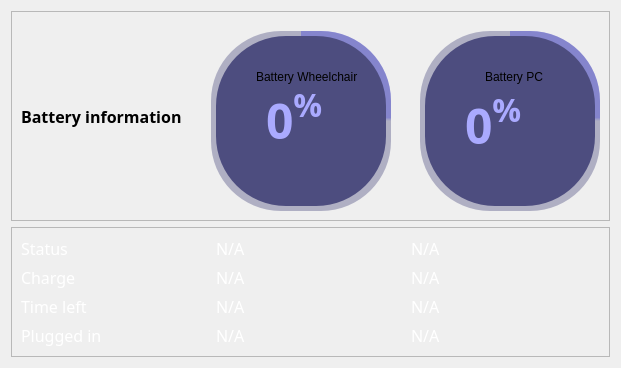
            <widget class="QWidget" name="battery_page">
             <layout class="QVBoxLayout" name="verticalLayout_6">
              <item>
               <widget class="QFrame" name="info">
                <property name="frameShape">
                 <enum>QFrame::StyledPanel</enum>
                </property>
                <property name="frameShadow">
                 <enum>QFrame::Raised</enum>
                </property>
                <layout class="QHBoxLayout" name="horizontalLayout_9">
                 <item>
                  <widget class="QLabel" name="label_18">
                   <property name="font">
                    <font>
                     <family>Lucida Sans</family>
                     <pointsize>12</pointsize>
                     <weight>75</weight>
                     <bold>true</bold>
                    </font>
                   </property>
                   <property name="text">
                    <string>Battery information</string>
                   </property>
                  </widget>
                 </item>
                 <item>
                  <widget class="QLabel" name="label_47">
                   <property name="text">
                    <string/>
                   </property>
                   <property name="pixmap">
                    <pixmap>C:/Users/aurax/.designer/backup/icons/wheelchair.png</pixmap>
                   </property>
                  </widget>
                 </item>
                 <item>
                  <widget class="QFrame" name="battery_wheelchair">
                   <property name="minimumSize">
                    <size>
                     <width>190</width>
                     <height>190</height>
                    </size>
                   </property>
                   <property name="maximumSize">
                    <size>
                     <width>190</width>
                     <height>190</height>
                    </size>
                   </property>
                   <widget class="QFrame" name="circularProgress_3">
                    <property name="geometry">
                     <rect>
                      <x>10</x>
                      <y>10</y>
                      <width>180</width>
                      <height>180</height>
                     </rect>
                    </property>
                    <property name="maximumSize">
                     <size>
                      <width>180</width>
                      <height>180</height>
                     </size>
                    </property>
                    <property name="styleSheet">
                     <string notr="true">QFrame{
border-radius: 70px;
background-color: qconicalgradient(cx:0.5, cy:0.5, angle:90, stop:0.750 rgba(255, 0, 128, 0), stop:0.75705 rgba(170, 170, 255, 255));
}</string>
                    </property>
                    <property name="frameShape">
                     <enum>QFrame::NoFrame</enum>
                    </property>
                    <property name="frameShadow">
                     <enum>QFrame::Raised</enum>
                    </property>
                   </widget>
                   <widget class="QFrame" name="circularBg_3">
                    <property name="geometry">
                     <rect>
                      <x>10</x>
                      <y>10</y>
                      <width>180</width>
                      <height>180</height>
                     </rect>
                    </property>
                    <property name="maximumSize">
                     <size>
                      <width>180</width>
                      <height>180</height>
                     </size>
                    </property>
                    <property name="styleSheet">
                     <string notr="true">QFrame{
border-radius: 70px;
background-color: rgba(77, 77, 127,100);
}</string>
                    </property>
                    <property name="frameShape">
                     <enum>QFrame::NoFrame</enum>
                    </property>
                    <property name="frameShadow">
                     <enum>QFrame::Raised</enum>
                    </property>
                   </widget>
                   <widget class="QFrame" name="container_3">
                    <property name="geometry">
                     <rect>
                      <x>15</x>
                      <y>15</y>
                      <width>170</width>
                      <height>170</height>
                     </rect>
                    </property>
                    <property name="maximumSize">
                     <size>
                      <width>170</width>
                      <height>170</height>
                     </size>
                    </property>
                    <property name="styleSheet">
                     <string notr="true">QFrame{
	border-radius:70px;
	background-color: rgb(77, 77, 127);
}</string>
                    </property>
                    <property name="frameShape">
                     <enum>QFrame::StyledPanel</enum>
                    </property>
                    <property name="frameShadow">
                     <enum>QFrame::Raised</enum>
                    </property>
                    <widget class="QLabel" name="label_percentage_3">
                     <property name="geometry">
                      <rect>
                       <x>50</x>
                       <y>50</y>
                       <width>70</width>
                       <height>70</height>
                      </rect>
                     </property>
                     <property name="minimumSize">
                      <size>
                       <width>70</width>
                       <height>70</height>
                      </size>
                     </property>
                     <property name="maximumSize">
                      <size>
                       <width>70</width>
                       <height>70</height>
                      </size>
                     </property>
                     <property name="font">
                      <font>
                       <family>Lucida Sans</family>
                       <pointsize>32</pointsize>
                       <weight>7</weight>
                       <italic>false</italic>
                       <bold>false</bold>
                      </font>
                     </property>
                     <property name="styleSheet">
                      <string notr="true">font: 63 32pt &quot;Lucida Sans&quot;;
color: rgb(170, 170, 255);</string>
                     </property>
                     <property name="text">
                      <string>&lt;html&gt;&lt;head/&gt;&lt;body&gt;&lt;p&gt;&lt;span style=&quot; font-size:36pt; font-weight:600; color:#aaaaff;&quot;&gt;0&lt;/span&gt;&lt;span style=&quot; font-size:36pt; font-weight:600; color:#aaaaff; vertical-align:super;&quot;&gt;%&lt;/span&gt;&lt;/p&gt;&lt;/body&gt;&lt;/html&gt;</string>
                     </property>
                    </widget>
                    <widget class="QLabel" name="label_3">
                     <property name="geometry">
                      <rect>
                       <x>40</x>
                       <y>30</y>
                       <width>111</width>
                       <height>21</height>
                      </rect>
                     </property>
                     <property name="text">
                      <string>Battery Wheelchair</string>
                     </property>
                    </widget>
                   </widget>
                  </widget>
                 </item>
                 <item>
                  <widget class="QLabel" name="label_46">
                   <property name="text">
                    <string/>
                   </property>
                   <property name="pixmap">
                    <pixmap resource="icons/icons.qrc">:/icons/monitor.svg</pixmap>
                   </property>
                  </widget>
                 </item>
                 <item>
                  <widget class="QFrame" name="battery_pc">
                   <property name="minimumSize">
                    <size>
                     <width>190</width>
                     <height>190</height>
                    </size>
                   </property>
                   <property name="maximumSize">
                    <size>
                     <width>190</width>
                     <height>190</height>
                    </size>
                   </property>
                   <widget class="QFrame" name="circularProgress_4">
                    <property name="geometry">
                     <rect>
                      <x>10</x>
                      <y>10</y>
                      <width>180</width>
                      <height>180</height>
                     </rect>
                    </property>
                    <property name="maximumSize">
                     <size>
                      <width>180</width>
                      <height>180</height>
                     </size>
                    </property>
                    <property name="styleSheet">
                     <string notr="true">QFrame{
border-radius: 70px;
background-color: qconicalgradient(cx:0.5, cy:0.5, angle:90, stop:0.750 rgba(255, 0, 128, 0), stop:0.75705 rgba(170, 170, 255, 255));
}</string>
                    </property>
                    <property name="frameShape">
                     <enum>QFrame::NoFrame</enum>
                    </property>
                    <property name="frameShadow">
                     <enum>QFrame::Raised</enum>
                    </property>
                   </widget>
                   <widget class="QFrame" name="circularBg_4">
                    <property name="geometry">
                     <rect>
                      <x>10</x>
                      <y>10</y>
                      <width>180</width>
                      <height>180</height>
                     </rect>
                    </property>
                    <property name="maximumSize">
                     <size>
                      <width>180</width>
                      <height>180</height>
                     </size>
                    </property>
                    <property name="styleSheet">
                     <string notr="true">QFrame{
border-radius: 70px;
background-color: rgba(77, 77, 127,100);
}</string>
                    </property>
                    <property name="frameShape">
                     <enum>QFrame::NoFrame</enum>
                    </property>
                    <property name="frameShadow">
                     <enum>QFrame::Raised</enum>
                    </property>
                   </widget>
                   <widget class="QFrame" name="container_4">
                    <property name="geometry">
                     <rect>
                      <x>15</x>
                      <y>15</y>
                      <width>170</width>
                      <height>170</height>
                     </rect>
                    </property>
                    <property name="maximumSize">
                     <size>
                      <width>170</width>
                      <height>170</height>
                     </size>
                    </property>
                    <property name="styleSheet">
                     <string notr="true">QFrame{
	border-radius:70px;
	background-color: rgb(77, 77, 127);
}</string>
                    </property>
                    <property name="frameShape">
                     <enum>QFrame::StyledPanel</enum>
                    </property>
                    <property name="frameShadow">
                     <enum>QFrame::Raised</enum>
                    </property>
                    <widget class="QLabel" name="battery_percentagePC">
                     <property name="geometry">
                      <rect>
                       <x>40</x>
                       <y>40</y>
                       <width>100</width>
                       <height>100</height>
                      </rect>
                     </property>
                     <property name="minimumSize">
                      <size>
                       <width>90</width>
                       <height>90</height>
                      </size>
                     </property>
                     <property name="maximumSize">
                      <size>
                       <width>100</width>
                       <height>100</height>
                      </size>
                     </property>
                     <property name="font">
                      <font>
                       <family>Lucida Sans</family>
                       <pointsize>32</pointsize>
                       <weight>7</weight>
                       <italic>false</italic>
                       <bold>false</bold>
                      </font>
                     </property>
                     <property name="styleSheet">
                      <string notr="true">font: 63 32pt &quot;Lucida Sans&quot;;
color: rgb(170, 170, 255);</string>
                     </property>
                     <property name="text">
                      <string>&lt;html&gt;&lt;head/&gt;&lt;body&gt;&lt;p&gt;&lt;span style=&quot; font-size:36pt; font-weight:600; color:#aaaaff;&quot;&gt;0&lt;/span&gt;&lt;span style=&quot; font-size:36pt; font-weight:600; color:#aaaaff; vertical-align:super;&quot;&gt;%&lt;/span&gt;&lt;/p&gt;&lt;/body&gt;&lt;/html&gt;</string>
                     </property>
                    </widget>
                    <widget class="QLabel" name="label_2">
                     <property name="geometry">
                      <rect>
                       <x>60</x>
                       <y>30</y>
                       <width>81</width>
                       <height>21</height>
                      </rect>
                     </property>
                     <property name="text">
                      <string>Battery PC</string>
                     </property>
                    </widget>
                   </widget>
                  </widget>
                 </item>
                </layout>
               </widget>
              </item>
              <item>
               <widget class="QFrame" name="battery_frame">
                <property name="frameShape">
                 <enum>QFrame::StyledPanel</enum>
                </property>
                <property name="frameShadow">
                 <enum>QFrame::Raised</enum>
                </property>
                <layout class="QGridLayout" name="gridLayout_2">
                 <item row="0" column="0">
                  <widget class="QLabel" name="label_19">
                   <property name="font">
                    <font>
                     <family>Lucida Sans</family>
                     <pointsize>12</pointsize>
                    </font>
                   </property>
                   <property name="text">
                    <string>&lt;html&gt;&lt;head/&gt;&lt;body&gt;&lt;p&gt;&lt;span style=&quot; color:#ffffff;&quot;&gt;Status&lt;/span&gt;&lt;/p&gt;&lt;/body&gt;&lt;/html&gt;</string>
                   </property>
                  </widget>
                 </item>
                 <item row="0" column="2">
                  <widget class="QLabel" name="battery_status">
                   <property name="font">
                    <font>
                     <family>Lucida Sans</family>
                     <pointsize>12</pointsize>
                    </font>
                   </property>
                   <property name="text">
                    <string>&lt;html&gt;&lt;head/&gt;&lt;body&gt;&lt;p&gt;&lt;span style=&quot; color:#ffffff;&quot;&gt;N/A&lt;/span&gt;&lt;/p&gt;&lt;/body&gt;&lt;/html&gt;</string>
                   </property>
                  </widget>
                 </item>
                 <item row="1" column="0">
                  <widget class="QLabel" name="label_23">
                   <property name="font">
                    <font>
                     <family>Lucida Sans</family>
                     <pointsize>12</pointsize>
                    </font>
                   </property>
                   <property name="text">
                    <string>&lt;html&gt;&lt;head/&gt;&lt;body&gt;&lt;p&gt;&lt;span style=&quot; color:#ffffff;&quot;&gt;Charge&lt;/span&gt;&lt;/p&gt;&lt;/body&gt;&lt;/html&gt;</string>
                   </property>
                  </widget>
                 </item>
                 <item row="2" column="2">
                  <widget class="QLabel" name="battery_time_left">
                   <property name="font">
                    <font>
                     <family>Lucida Sans</family>
                     <pointsize>12</pointsize>
                    </font>
                   </property>
                   <property name="text">
                    <string>&lt;html&gt;&lt;head/&gt;&lt;body&gt;&lt;p&gt;&lt;span style=&quot; color:#ffffff;&quot;&gt;N/A&lt;/span&gt;&lt;/p&gt;&lt;/body&gt;&lt;/html&gt;</string>
                   </property>
                  </widget>
                 </item>
                 <item row="3" column="1">
                  <widget class="QLabel" name="label_27">
                   <property name="font">
                    <font>
                     <family>Lucida Sans</family>
                     <pointsize>12</pointsize>
                    </font>
                   </property>
                   <property name="text">
                    <string>&lt;html&gt;&lt;head/&gt;&lt;body&gt;&lt;p&gt;&lt;span style=&quot; color:#ffffff;&quot;&gt;N/A&lt;/span&gt;&lt;/p&gt;&lt;/body&gt;&lt;/html&gt;</string>
                   </property>
                  </widget>
                 </item>
                 <item row="1" column="2">
                  <widget class="QLabel" name="battery_charge">
                   <property name="font">
                    <font>
                     <family>Lucida Sans</family>
                     <pointsize>12</pointsize>
                    </font>
                   </property>
                   <property name="text">
                    <string>&lt;html&gt;&lt;head/&gt;&lt;body&gt;&lt;p&gt;&lt;span style=&quot; color:#ffffff;&quot;&gt;N/A&lt;/span&gt;&lt;/p&gt;&lt;/body&gt;&lt;/html&gt;</string>
                   </property>
                  </widget>
                 </item>
                 <item row="2" column="1">
                  <widget class="QLabel" name="label_26">
                   <property name="font">
                    <font>
                     <family>Lucida Sans</family>
                     <pointsize>12</pointsize>
                    </font>
                   </property>
                   <property name="text">
                    <string>&lt;html&gt;&lt;head/&gt;&lt;body&gt;&lt;p&gt;&lt;span style=&quot; color:#ffffff;&quot;&gt;N/A&lt;/span&gt;&lt;/p&gt;&lt;/body&gt;&lt;/html&gt;</string>
                   </property>
                  </widget>
                 </item>
                 <item row="2" column="0">
                  <widget class="QLabel" name="label_20">
                   <property name="font">
                    <font>
                     <family>Lucida Sans</family>
                     <pointsize>12</pointsize>
                    </font>
                   </property>
                   <property name="text">
                    <string>&lt;html&gt;&lt;head/&gt;&lt;body&gt;&lt;p&gt;&lt;span style=&quot; color:#ffffff;&quot;&gt;Time left&lt;/span&gt;&lt;/p&gt;&lt;/body&gt;&lt;/html&gt;</string>
                   </property>
                  </widget>
                 </item>
                 <item row="3" column="2">
                  <widget class="QLabel" name="battery_plugged">
                   <property name="font">
                    <font>
                     <family>Lucida Sans</family>
                     <pointsize>12</pointsize>
                    </font>
                   </property>
                   <property name="text">
                    <string>&lt;html&gt;&lt;head/&gt;&lt;body&gt;&lt;p&gt;&lt;span style=&quot; color:#ffffff;&quot;&gt;N/A&lt;/span&gt;&lt;/p&gt;&lt;/body&gt;&lt;/html&gt;</string>
                   </property>
                  </widget>
                 </item>
                 <item row="3" column="0">
                  <widget class="QLabel" name="label_21">
                   <property name="font">
                    <font>
                     <family>Lucida Sans</family>
                     <pointsize>12</pointsize>
                    </font>
                   </property>
                   <property name="text">
                    <string>&lt;html&gt;&lt;head/&gt;&lt;body&gt;&lt;p&gt;&lt;span style=&quot; color:#ffffff;&quot;&gt;Plugged in&lt;/span&gt;&lt;/p&gt;&lt;/body&gt;&lt;/html&gt;</string>
                   </property>
                  </widget>
                 </item>
                 <item row="1" column="1">
                  <widget class="QLabel" name="label_25">
                   <property name="font">
                    <font>
                     <family>Lucida Sans</family>
                     <pointsize>12</pointsize>
                    </font>
                   </property>
                   <property name="text">
                    <string>&lt;html&gt;&lt;head/&gt;&lt;body&gt;&lt;p&gt;&lt;span style=&quot; color:#ffffff;&quot;&gt;N/A&lt;/span&gt;&lt;/p&gt;&lt;/body&gt;&lt;/html&gt;</string>
                   </property>
                  </widget>
                 </item>
                 <item row="0" column="1">
                  <widget class="QLabel" name="label_24">
                   <property name="font">
                    <font>
                     <family>Lucida Sans</family>
                     <pointsize>12</pointsize>
                    </font>
                   </property>
                   <property name="text">
                    <string>&lt;html&gt;&lt;head/&gt;&lt;body&gt;&lt;p&gt;&lt;span style=&quot; color:#ffffff;&quot;&gt;N/A&lt;/span&gt;&lt;/p&gt;&lt;/body&gt;&lt;/html&gt;</string>
                   </property>
                  </widget>
                 </item>
                </layout>
               </widget>
              </item>
             </layout>
            </widget>
